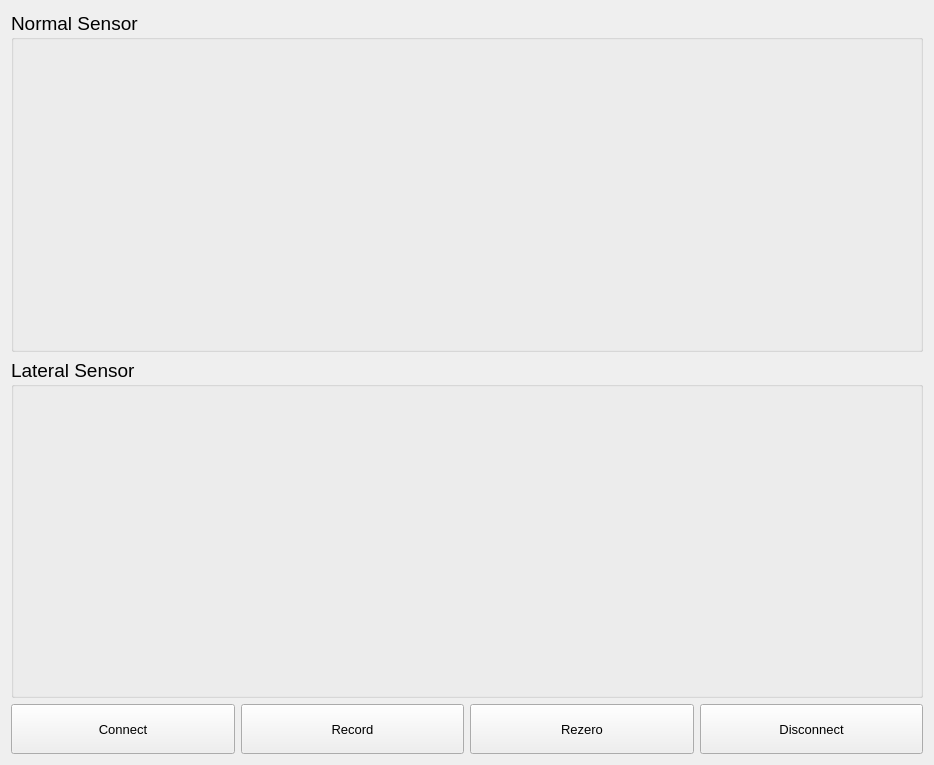
<?xml version="1.0" encoding="UTF-8"?>
<ui version="4.0">
 <class>Sensors</class>
 <widget class="QWidget" name="Sensors">
  <property name="geometry">
   <rect>
    <x>0</x>
    <y>0</y>
    <width>934</width>
    <height>765</height>
   </rect>
  </property>
  <property name="sizePolicy">
   <sizepolicy hsizetype="Expanding" vsizetype="Expanding">
    <horstretch>0</horstretch>
    <verstretch>0</verstretch>
   </sizepolicy>
  </property>
  <property name="windowTitle">
   <string>Form</string>
  </property>
  <layout class="QGridLayout" name="gridLayout_2">
   <item row="0" column="0" colspan="4">
    <layout class="QGridLayout" name="gridLayout">
     <property name="sizeConstraint">
      <enum>QLayout::SetNoConstraint</enum>
     </property>
     <item row="0" column="0">
      <widget class="QGroupBox" name="NormalSensor">
       <property name="sizePolicy">
        <sizepolicy hsizetype="Expanding" vsizetype="Expanding">
         <horstretch>0</horstretch>
         <verstretch>0</verstretch>
        </sizepolicy>
       </property>
       <property name="font">
        <font>
         <family>Arial</family>
         <pointsize>14</pointsize>
        </font>
       </property>
       <property name="title">
        <string>Normal Sensor</string>
       </property>
      </widget>
     </item>
     <item row="1" column="0">
      <widget class="QGroupBox" name="LateralSensor">
       <property name="sizePolicy">
        <sizepolicy hsizetype="Expanding" vsizetype="Expanding">
         <horstretch>0</horstretch>
         <verstretch>0</verstretch>
        </sizepolicy>
       </property>
       <property name="font">
        <font>
         <family>Arial</family>
         <pointsize>14</pointsize>
        </font>
       </property>
       <property name="title">
        <string>Lateral Sensor</string>
       </property>
      </widget>
     </item>
    </layout>
   </item>
   <item row="1" column="0">
    <widget class="QPushButton" name="Connect">
     <property name="sizePolicy">
      <sizepolicy hsizetype="Expanding" vsizetype="Expanding">
       <horstretch>0</horstretch>
       <verstretch>0</verstretch>
      </sizepolicy>
     </property>
     <property name="maximumSize">
      <size>
       <width>16777215</width>
       <height>50</height>
      </size>
     </property>
     <property name="font">
      <font>
       <family>Arial</family>
       <pointsize>10</pointsize>
      </font>
     </property>
     <property name="text">
      <string>Connect</string>
     </property>
    </widget>
   </item>
   <item row="1" column="1">
    <widget class="QPushButton" name="Record">
     <property name="sizePolicy">
      <sizepolicy hsizetype="Expanding" vsizetype="Expanding">
       <horstretch>0</horstretch>
       <verstretch>0</verstretch>
      </sizepolicy>
     </property>
     <property name="maximumSize">
      <size>
       <width>16777215</width>
       <height>50</height>
      </size>
     </property>
     <property name="font">
      <font>
       <family>Arial</family>
       <pointsize>10</pointsize>
      </font>
     </property>
     <property name="text">
      <string>Record</string>
     </property>
    </widget>
   </item>
   <item row="1" column="2">
    <widget class="QPushButton" name="Rezero">
     <property name="sizePolicy">
      <sizepolicy hsizetype="Expanding" vsizetype="Expanding">
       <horstretch>0</horstretch>
       <verstretch>0</verstretch>
      </sizepolicy>
     </property>
     <property name="maximumSize">
      <size>
       <width>16777215</width>
       <height>50</height>
      </size>
     </property>
     <property name="font">
      <font>
       <family>Arial</family>
       <pointsize>10</pointsize>
      </font>
     </property>
     <property name="text">
      <string>Rezero</string>
     </property>
    </widget>
   </item>
   <item row="1" column="3">
    <widget class="QPushButton" name="Disconnect">
     <property name="sizePolicy">
      <sizepolicy hsizetype="Expanding" vsizetype="Expanding">
       <horstretch>0</horstretch>
       <verstretch>0</verstretch>
      </sizepolicy>
     </property>
     <property name="maximumSize">
      <size>
       <width>16777215</width>
       <height>50</height>
      </size>
     </property>
     <property name="font">
      <font>
       <family>Arial</family>
       <pointsize>10</pointsize>
      </font>
     </property>
     <property name="text">
      <string>Disconnect</string>
     </property>
    </widget>
   </item>
  </layout>
 </widget>
 <resources/>
 <connections/>
</ui>
